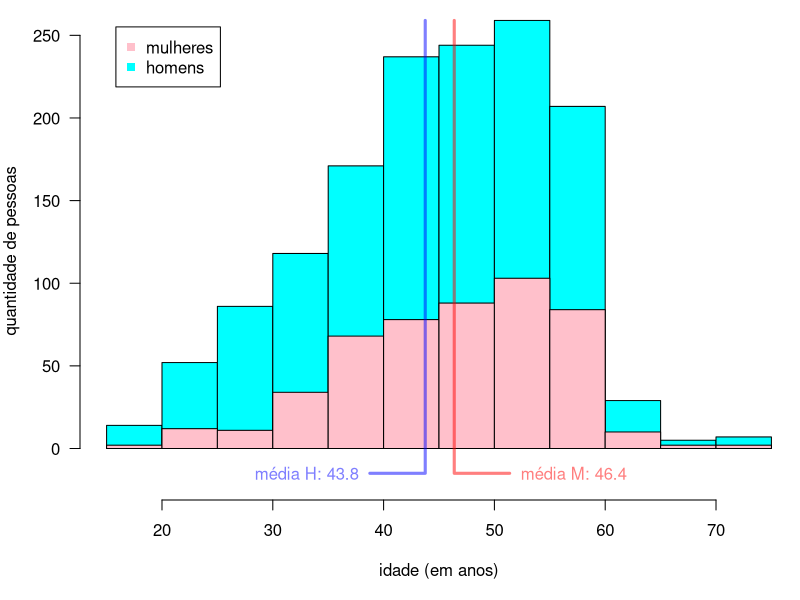

The R source for this figure: (Note: this script raises an error after producing the figure.)
presos <- read.csv ("presos.csv")
table (presos$genero)

presos$data.nascimento <- as.Date (presos$data.nascimento)
presos$idade <- as.numeric (as.Date ("2023-01-08")
                            - presos$data.nascimento) / 365.25
summary (presos$idade)

n <- nrow (presos)
length (which (presos$idade > 45 & presos$idade < 55)) / n
length (which (presos$idade > 40 & presos$idade < 60)) / n

(mean.df <- aggregate (presos, idade ~ genero, mean))
mean.f <- mean.df$idade [1]
mean.m <- mean.df$idade [2]
aggregate (presos, idade ~ genero, median)
t.test (idade ~ genero, presos)

h <- hist (presos$idade, plot = FALSE)
max.count <- max (h$counts)

png (file = "histograma-idades.png", height = 640, width = 640, pointsize = 24)
par (mar = c (5, 4, 0.1, 0.1))
plot (h, col = "cyan", las = 1, ylim = c (-20, max.count),
      xlab = "idade (em anos)", ylab = "quantidade de pessoas", main = "")
hist (subset(presos, genero == "F")$idade, col = "pink", breaks = h$breaks,
      add = TRUE)
lines (mean.f + c (5, 0, 0), c (-15, -15, max.count), col = "#ff000080",
       lwd = 3)
text (mean.f + 6, -15, adj = c (0, 0.5), col = "#ff000080",
      label = sprintf ("média M: %.1f", mean.f))
lines (mean.m + c (-5, 0, 0), c (-15, -15, max.count), col = "#0000ff80",
       lwd = 3)
text (mean.m - 6, -15, adj = c (1, 0.5), col = "#0000ff80",
      label = sprintf ("média H: %.1f", mean.m))
legend ("topleft", legend = c("mulheres", "homens"), pch = 15,
        col = c("pink", "cyan"), inset = 0.05)
dev.off ()

election <- read.csv ("eleicao-2022.csv")
population <- read.csv ("populacao-2022.csv")
election$count <- election$count.pop <- NA
for (i in names(uf.count)) {
    idx <- which (election$uf == i)
    election$count [idx] <- uf.count [i]
    election$count.pop [idx] <- 1e6 * (uf.count [i]
        / population$populacao [which (population$uf == i)])
}

uf.count <- sort (table (presos$uf), decreasing = TRUE)
uf.count <- uf.count [which (names (uf.count) != "")]
cat ("\n|estado|número de pessoas presas|porcentagem do total|presos/população|\n|-|-|-|-|\n")
s <- sum (uf.count)
for (i in names (uf.count))
    cat (sprintf ("|%s|%s|%.1f%%|%.2f|\n", i, uf.count [i],
                  100 * (uf.count [i] / s),
                  election$count.pop [which (election$uf == i)]))

election <- subset (election, count > 5)
cor.test (election$votos.bolsonaro, log (election$count.pop))

png (file = "votos-bolsonaro-numero-presos.png", height = 640, width = 640,
     pointsize = 24)
par (mar = c (5, 4, 0.1, 0.1))
plot (election$votos.bolsonaro, election$count.pop,
      log = "y", type = "n", las = 1, bty = "n",
      xlab = "% de votos em Bolsonaro 2º turno 2022",
      ylab = "número de presos por milhão de habitantes")
text (election$votos.bolsonaro, election$count.pop, labels = election$uf)
fm <- lm (log (count.pop) ~ votos.bolsonaro, election)
x.pred <- seq (min (election$votos.bolsonaro), max (election$votos.bolsonaro),
               by = 0.1)
lines (x.pred, exp (predict (fm,
                             newdata = data.frame (votos.bolsonaro = x.pred))),
       lwd = 5, col = "#ff000080")
dev.off ()
